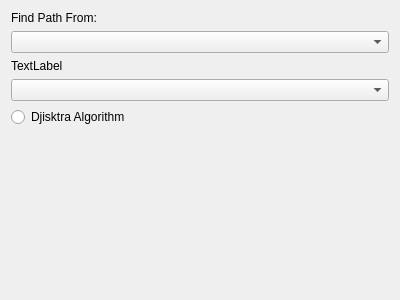
<?xml version="1.0" encoding="UTF-8"?>
<ui version="4.0">
 <class>frmGraphPath</class>
 <widget class="QWidget" name="frmGraphPath">
  <property name="geometry">
   <rect>
    <x>0</x>
    <y>0</y>
    <width>400</width>
    <height>300</height>
   </rect>
  </property>
  <property name="windowTitle">
   <string>Form</string>
  </property>
  <layout class="QVBoxLayout" name="verticalLayout">
   <item>
    <layout class="QVBoxLayout" name="lytMain">
     <item>
      <layout class="QHBoxLayout" name="lytHor">
       <item>
        <layout class="QVBoxLayout" name="lytControl">
         <item>
          <widget class="QLabel" name="lbFrom">
           <property name="text">
            <string>Find Path From:</string>
           </property>
          </widget>
         </item>
         <item>
          <widget class="QComboBox" name="cmbFrom"/>
         </item>
         <item>
          <widget class="QLabel" name="lbTo">
           <property name="text">
            <string>TextLabel</string>
           </property>
          </widget>
         </item>
         <item>
          <widget class="QComboBox" name="cmbTo"/>
         </item>
         <item>
          <widget class="QRadioButton" name="optDjskt">
           <property name="text">
            <string>Djisktra Algorithm</string>
           </property>
          </widget>
         </item>
         <item>
          <spacer name="verticalSpacer">
           <property name="orientation">
            <enum>Qt::Vertical</enum>
           </property>
           <property name="sizeHint" stdset="0">
            <size>
             <width>20</width>
             <height>40</height>
            </size>
           </property>
          </spacer>
         </item>
        </layout>
       </item>
      </layout>
     </item>
    </layout>
   </item>
  </layout>
 </widget>
 <resources/>
 <connections/>
</ui>
